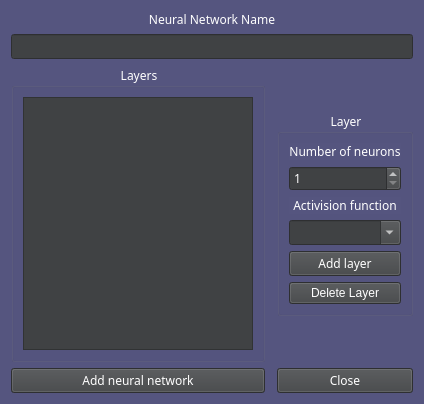
<?xml version="1.0" encoding="UTF-8"?>
<ui version="4.0">
 <class>Form</class>
 <widget class="QWidget" name="Form">
  <property name="geometry">
   <rect>
    <x>0</x>
    <y>0</y>
    <width>424</width>
    <height>404</height>
   </rect>
  </property>
  <property name="maximumSize">
   <size>
    <width>424</width>
    <height>404</height>
   </size>
  </property>
  <property name="font">
   <font>
    <family>Waree</family>
   </font>
  </property>
  <property name="windowTitle">
   <string>Form</string>
  </property>
  <property name="styleSheet">
   <string notr="true">color: rgb(255, 255, 255);
background-color: rgb(85, 85, 127);</string>
  </property>
  <layout class="QGridLayout" name="gridLayout">
   <item row="0" column="0" colspan="3">
    <widget class="QLabel" name="labelName">
     <property name="sizePolicy">
      <sizepolicy hsizetype="Preferred" vsizetype="Fixed">
       <horstretch>0</horstretch>
       <verstretch>0</verstretch>
      </sizepolicy>
     </property>
     <property name="maximumSize">
      <size>
       <width>16777215</width>
       <height>20</height>
      </size>
     </property>
     <property name="font">
      <font>
       <family>Waree</family>
      </font>
     </property>
     <property name="styleSheet">
      <string notr="true">color: rgb(255, 255, 255);</string>
     </property>
     <property name="text">
      <string>Neural Network Name</string>
     </property>
     <property name="alignment">
      <set>Qt::AlignCenter</set>
     </property>
    </widget>
   </item>
   <item row="1" column="0" colspan="3">
    <widget class="QLineEdit" name="lineNameNN">
     <property name="styleSheet">
      <string notr="true">background-color: rgb(64, 66, 68);
</string>
     </property>
    </widget>
   </item>
   <item row="3" column="0">
    <widget class="QPushButton" name="pushAddNN">
     <property name="font">
      <font>
       <family>Waree</family>
      </font>
     </property>
     <property name="styleSheet">
      <string notr="true">background-color: rgb(64, 66, 68);</string>
     </property>
     <property name="text">
      <string>Add neural network</string>
     </property>
    </widget>
   </item>
   <item row="3" column="2">
    <widget class="QPushButton" name="pushClose">
     <property name="font">
      <font>
       <family>Waree</family>
      </font>
     </property>
     <property name="styleSheet">
      <string notr="true">background-color: rgb(64, 66, 68);</string>
     </property>
     <property name="text">
      <string>Close</string>
     </property>
    </widget>
   </item>
   <item row="2" column="2">
    <widget class="QGroupBox" name="groupBox">
     <property name="sizePolicy">
      <sizepolicy hsizetype="Fixed" vsizetype="Maximum">
       <horstretch>0</horstretch>
       <verstretch>0</verstretch>
      </sizepolicy>
     </property>
     <property name="font">
      <font>
       <family>Waree</family>
      </font>
     </property>
     <property name="styleSheet">
      <string notr="true">color: rgb(255, 255, 255);</string>
     </property>
     <property name="title">
      <string>Layer</string>
     </property>
     <property name="alignment">
      <set>Qt::AlignCenter</set>
     </property>
     <layout class="QVBoxLayout" name="verticalLayout">
      <item>
       <widget class="QLabel" name="label_2">
        <property name="maximumSize">
         <size>
          <width>16777215</width>
          <height>20</height>
         </size>
        </property>
        <property name="font">
         <font>
          <family>Waree</family>
         </font>
        </property>
        <property name="text">
         <string>Number of neurons</string>
        </property>
        <property name="alignment">
         <set>Qt::AlignCenter</set>
        </property>
       </widget>
      </item>
      <item>
       <widget class="QSpinBox" name="spinCountNeurons">
        <property name="font">
         <font>
          <family>Waree</family>
         </font>
        </property>
        <property name="styleSheet">
         <string notr="true">background-color: rgb(64, 66, 68);</string>
        </property>
        <property name="minimum">
         <number>1</number>
        </property>
        <property name="maximum">
         <number>50</number>
        </property>
       </widget>
      </item>
      <item>
       <widget class="QLabel" name="labelActFunc">
        <property name="maximumSize">
         <size>
          <width>16777215</width>
          <height>20</height>
         </size>
        </property>
        <property name="font">
         <font>
          <family>Waree</family>
         </font>
        </property>
        <property name="text">
         <string>Activision function</string>
        </property>
        <property name="alignment">
         <set>Qt::AlignCenter</set>
        </property>
       </widget>
      </item>
      <item>
       <widget class="QComboBox" name="comboListFuncts">
        <property name="font">
         <font>
          <family>Waree</family>
         </font>
        </property>
        <property name="styleSheet">
         <string notr="true">;
background-color: rgb(64, 66, 68);</string>
        </property>
        <property name="editable">
         <bool>true</bool>
        </property>
        <property name="currentText">
         <string/>
        </property>
        <property name="currentIndex">
         <number>-1</number>
        </property>
        <property name="maxVisibleItems">
         <number>10</number>
        </property>
        <property name="minimumContentsLength">
         <number>1</number>
        </property>
       </widget>
      </item>
      <item>
       <widget class="QPushButton" name="pushAddLayer">
        <property name="font">
         <font>
          <family>Waree</family>
         </font>
        </property>
        <property name="styleSheet">
         <string notr="true">background-color: rgb(64, 66, 68);</string>
        </property>
        <property name="text">
         <string>Add layer</string>
        </property>
       </widget>
      </item>
      <item>
       <widget class="QPushButton" name="pushDeleteLayer">
        <property name="styleSheet">
         <string notr="true">background-color: rgb(64, 66, 68);</string>
        </property>
        <property name="text">
         <string>Delete Layer</string>
        </property>
       </widget>
      </item>
     </layout>
    </widget>
   </item>
   <item row="2" column="0">
    <widget class="QGroupBox" name="groupBox_2">
     <property name="font">
      <font>
       <family>Waree</family>
      </font>
     </property>
     <property name="styleSheet">
      <string notr="true">color: rgb(255, 255, 255);</string>
     </property>
     <property name="title">
      <string>Layers</string>
     </property>
     <property name="alignment">
      <set>Qt::AlignCenter</set>
     </property>
     <layout class="QVBoxLayout" name="verticalLayout_2">
      <item>
       <widget class="QListWidget" name="listWidgetLayers">
        <property name="styleSheet">
         <string notr="true">background-color: rgb(64, 66, 68);</string>
        </property>
       </widget>
      </item>
     </layout>
    </widget>
   </item>
  </layout>
 </widget>
 <resources/>
 <connections/>
</ui>
